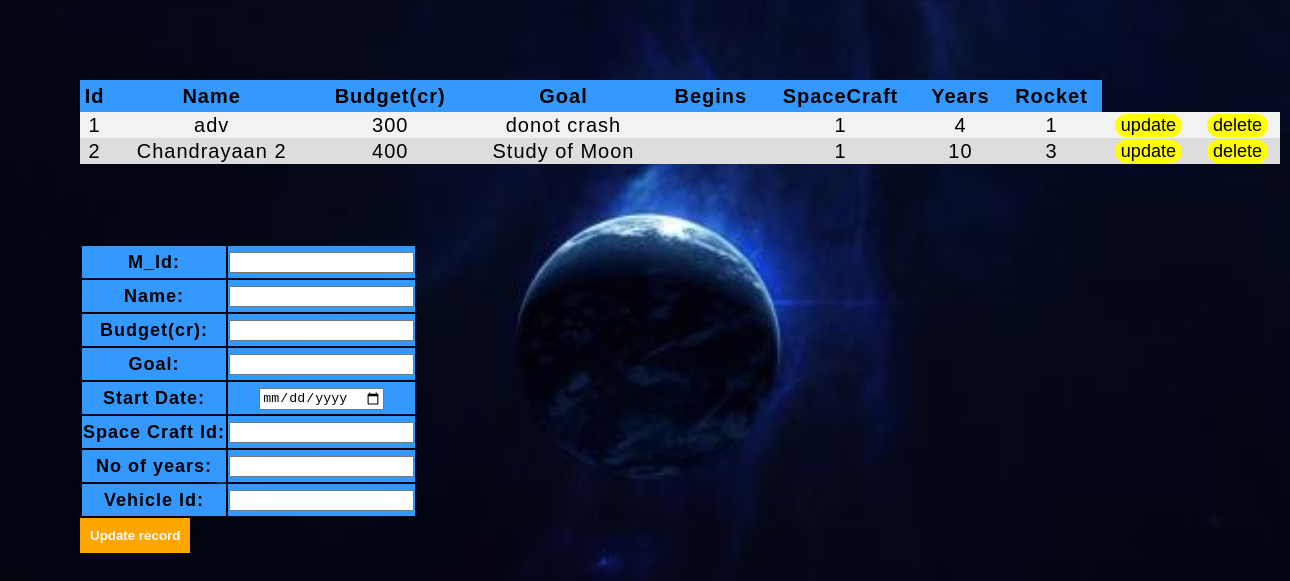
The page /php/m-up.php on the database its author committed.
### tables this page shows
CREATE TABLE IF NOT EXISTS `mission` (
  `M_Id` int(5) NOT NULL,
  `Name` varchar(20) NOT NULL,
  `Budget` int(20) NOT NULL,
  `Goal` varchar(100) NOT NULL,
  `C_Id` int(5) DEFAULT NULL,
  `No_years` int(4) DEFAULT NULL,
  `V_Id` int(5) DEFAULT NULL,
  `Distance` int(10) NOT NULL,
  PRIMARY KEY (`M_Id`),
  KEY `V_Id` (`V_Id`),
  KEY `C_Id` (`C_Id`)
);

### php/m-up.php (the view, shortened to what this page needs)
<!DOCTYPE html>
<html lang="en">
<head>
    <link rel="stylesheet" href="../css/opstyle.css">
</head>
<body>
    <div class="view">
<table>
<tr>
<th>Id</th>
<th>Name</th>
<th>Budget(cr)</th>
<th>Goal</th>
<th>Begins</th>
<th>SpaceCraft</th>
<th>Years</th>
    <th>Rocket</th>
</tr>
    <?php
$link = mysqli_connect("localhost", "root", "", "sroms");
$sql = "SELECT * FROM mission";
if($result = mysqli_query($link, $sql)){
    if(mysqli_num_rows($result) > 0){
        while($row = mysqli_fetch_array($result)){
            echo "<tr>";
                echo "<td>" . $row['M_Id'] . "</td>";
                echo "<td>" . $row['Name'] . "</td>";
                echo "<td>" . $row['Budget'] . "</td>";
                echo "<td>" . $row['Goal'] . "</td>";
                echo "<td>" . $row['Startdate'] . "</td>";
                echo "<td>" . $row['C_Id'] . "</td>";
                echo "<td>" . $row['No_years'] . "</td>";
                echo "<td>" . $row['V_Id'] . "</td>";
                echo "<td>" . "<input type=submit name=update value=update>" . "</td>";
                echo "<td>" . "<input type=submit name=delete value=delete>" . "</td>";
            echo "</tr>";
        }
        echo "</table>";
    } else{
        echo "No records matching your query were found.";
    }
} else{
    echo "ERROR: Could not able to execute $sql. " . mysqli_error($link);
}
?>
    </div>
<form action="update.php" method="post">
	<table>
        <tr>
            <th><label for="M_Id">M_Id:</label></th>
            <th><input type="number" name="M_Id" id="M_Id"></th>
    </tr>
    <tr>
        <th><label for="Name">Name:</label></th>
        <th><input type="text" name="Name" id="Name"></th>
    </tr>
    <tr>
        <th><label for="Budjet">Budget(cr):</label></th>
        <th><input type="number" name="Budget" id="Budget"></th>
    </tr>
    <tr>
        <th><label for="Goal">Goal:</label></th>
        <th><input type="text" name="Goal" id="Goal"></th>
    </tr>
    <tr>
        <th><label for="Startdate">Start Date:</label></th>
        <th><input type="date" name="Startdate" id="Startdate"></th>
    </tr>
    <tr>
        <th><label for="C_Id">Space Craft Id:</label></th>
        <th><input type="number" name="C_Id" id="C_Id"></th>
    </tr>
    <tr>
        <th><label for="No_years">No of years:</label></th>
        <th><input type="number" name="No_years" id="No_years"></th>
    </tr>
    <tr>
        <th><label for="V_Id">Vehicle Id:</label></th>
        <th><input type="number" name="V_Id" id="V_Id"></th>
    </tr>
    </table>
    <div class="submit"><input type="submit" value="Update record"></div>
</form>
</body>
</html>

### css/opstyle.css (style rules this page uses)
body { margin:0; padding:0; background-img:url("space.jpg"); background-size:cover; background-size:cover; font-family: 'Montserrat', sans-serif; }

### php/m-up.php (style rules this page uses)
body { margin: 0; padding: 0; box-sizing: border-box; box-decoration-break: slice; letter-spacing: 1px; font-size:18px; font-family: 'Quicksand', sans-serif; background-image: url(../img/planetinspace.jpg); color: white; background-size: cover; }
.view { padding: 80px; }
.view table { width: 1200px; color: black; font-size: 20px; border-spacing: 0.5px; text-align: center; }
.view table input[type=submit] { background: #ffff00; font-size: 18px; border: none; border-radius: 20px; }
th { background-color: #3399ff; color: black; height: 30px; }
tr:nth-child(even) { background-color: #f2f2f2; }
tr:nth-child(odd) { background-color: #ddd; }
form { padding-left: 80px; }
.submit input[type=submit] { background: orange; border:none; color: white; font-weight: bolder; padding: 10px; }

### rows shown on the page
mission: M_Id "1", Name "adv", Budget "300", Goal "donot crash", C_Id "1", No_years "4", V_Id "1"
mission: M_Id "2", Name "Chandrayaan 2", Budget "400", Goal "Study of Moon", C_Id "1", No_years "10", V_Id "3"
